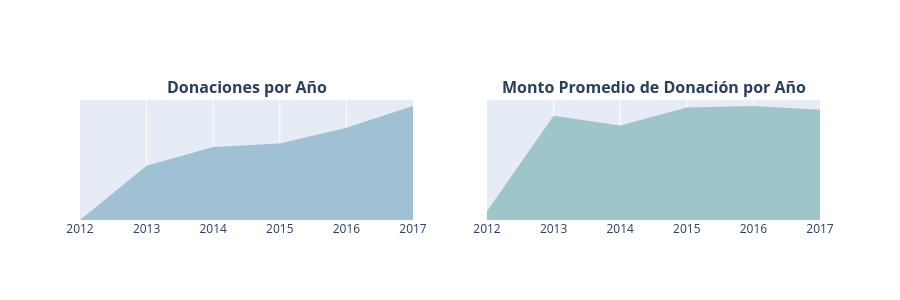

Source (notebook cell):
### Markdown cell above
> - **Donantes más generosos:**
> - Un donante no docente de **Manhattan Beach, California** ha donado más de **18,000 veces** (mostrado como D1 en el gráfico de la esquina superior izquierda) en DonorsChoose. Otro donante no docente de Nueva York ha donado una cantidad total masiva de **1.8 M USD** en aproximadamente 10,513 donaciones (mostrado como D1 en el gráfico de la esquina superior derecha). 
> - El pago único más alto de **60K** para el proyecto "Learning to Play while Playing to Learn" fue realizado por un donante de **Anahola, Hawái**, quien hasta el momento ha realizado un total de 223 donaciones. 

## <a id="3.4"> 3.4 ¿Qué montos de donación se recibieron y en qué momentos? </a>

### Donaciones por año 
 - 3.4.1 Número de donaciones por año 
 - 3.4.2 Montos promedio de donación por año

### Code cell
from plotly.subplots import make_subplots
import plotly.graph_objs as go
from plotly.offline import iplot

# Convertir la fecha de donación
donations_df['Donation Date'] = pd.to_datetime(donations_df['Donation Received Date'])
donations_df['Donation Year'] = donations_df['Donation Date'].dt.year
donations_df['Donation Month'] = donations_df['Donation Date'].dt.month
donations_df['Donation Day'] = donations_df['Donation Date'].dt.day
donations_df['Donation Weekday'] = donations_df['Donation Date'].dt.weekday
donations_df['Donation Hour'] = donations_df['Donation Date'].dt.hour

# Resumen por año
t1 = donations_df.groupby(['Donation Year']).agg({
    'Donation Month': 'count',
    'Donation Amount': 'mean'
}).reset_index().rename(columns={
    'Donation Month': 'Total Donations',
    'Donation Amount': 'Average Amount'
})

x = t1['Donation Year']
y1 = t1['Total Donations']
y2 = t1['Average Amount']

# --- CAMBIO DE COLORES AQUÍ ---
# Color 1: Azul cielo medio (#9FC1D3) para Donaciones por Año
# Color 2: Aguamarina suave (#9EC5C9) para Monto Promedio

trace1 = go.Scatter(
    x=x[:-1],
    y=y1[:-1],
    fill='tozeroy',
    fillcolor='#9FC1D3',  # <--- CAMBIADO de '#fcc45f' a Azul cielo medio
    mode='none'
)

trace2 = go.Scatter(
    x=x[:-1],
    y=y2[:-1],
    fill='tozeroy',
    fillcolor='#9EC5C9',  # <--- CAMBIADO de '#e993f9' a Aguamarina suave
    mode='none'
)

fig = make_subplots(
    rows=1,
    cols=2,
    subplot_titles=(
        "<b>Donaciones por Año</b>",
        "<b>Monto Promedio de Donación por Año</b>"
    )
)

fig.add_trace(trace1, row=1, col=1)
fig.add_trace(trace2, row=1, col=2)

fig.update_layout(
    height=300,
    showlegend=False
)

fig.update_yaxes(
    showgrid=False,
    zeroline=False,
    showline=False,
    ticks='',
    showticklabels=False,
    row=1,
    col=1
)

fig.update_yaxes(
    showgrid=False,
    zeroline=False,
    showline=False,
    ticks='',
    showticklabels=False,
    row=1,
    col=2
)

iplot(fig)

### Figure 1 — Plotly figure (JSON) as saved in the notebook; plotly's stock layout.template omitted (floating-point values rounded to 4 significant figures)
{"data": [{"fill": "tozeroy", "fillcolor": "#9FC1D3", "mode": "none", "type": "scatter", "x": [2012, 2013, 2014, 2015, 2016, 2017], "xaxis": "x", "y": [1, 6004, 8098, 8463, 10235, 12632], "yaxis": "y"}, {"fill": "tozeroy", "fillcolor": "#9EC5C9", "mode": "none", "type": "scatter", "x": [2012, 2013, 2014, 2015, 2016, 2017], "xaxis": "x2", "y": [5.0, 59.09, 53.58, 63.81, 64.62, 62.49], "yaxis": "y2"}], "layout": {"annotations": [{"font": {"size": 16}, "showarrow": false, "text": "<b>Donaciones por Año</b>", "x": 0.225, "xanchor": "center", "xref": "paper", "y": 1, "yanchor": "bottom", "yref": "paper"}, {"font": {"size": 16}, "showarrow": false, "text": "<b>Monto Promedio de Donación por Año</b>", "x": 0.775, "xanchor": "center", "xref": "paper", "y": 1, "yanchor": "bottom", "yref": "paper"}], "height": 300, "showlegend": false, "xaxis": {"anchor": "y", "domain": [0, 0.45]}, "xaxis2": {"anchor": "y2", "domain": [0.55, 1]}, "yaxis": {"anchor": "x", "domain": [0, 1], "showgrid": false, "showline": false, "showticklabels": false, "ticks": "", "zeroline": false}, "yaxis2": {"anchor": "x2", "domain": [0, 1], "showgrid": false, "showline": false, "showticklabels": false, "ticks": "", "zeroline": false}}}
